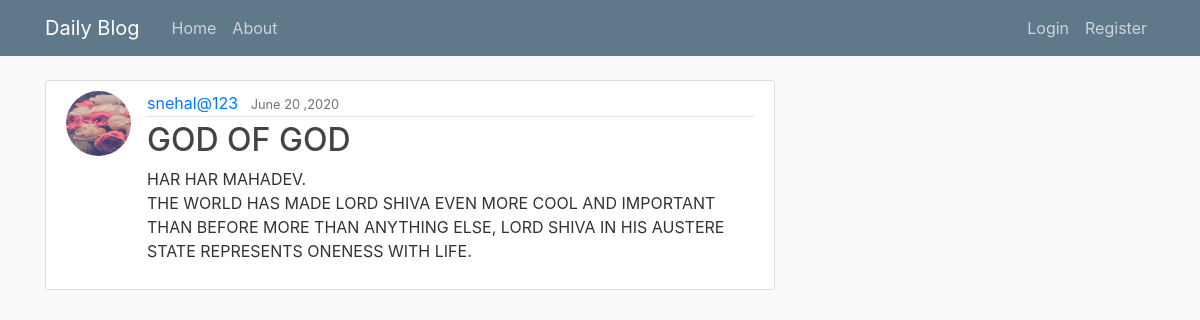
/post/16/, run on the app's committed database.
### blog/models.py (models this page shows, shortened)
class Post(models.Model):
    title=models.CharField(max_length=100)
    content=models.TextField()
    date_posted=models.DateTimeField(default=timezone.now)
    author=models.ForeignKey(User, on_delete=models.CASCADE)

### users/models.py (models this page shows, shortened)
class Profile(models.Model):
    user = models.OneToOneField(User, on_delete=models.CASCADE)
    image = models.ImageField(default="default.jpg", upload_to='profile_pics')

### blog/views.py (the view)
# urls.py: path('post/<int:pk>/', PostDetailView.as_view(), name='post-detail'),
class PostDetailView(DetailView):
    model = Post

### blog/templates/blog/post_detail.html (shortened to what this page needs)
{% extends "blog/base.html" %}
{% block content %}
  <article class="media content-section">
    <img class="rounded-circle article-img" src="{{ object.author.profile.image.url }}">
    <div class="media-body">
      <div class="article-metadata">
        <a class="mr-2" href="{% url 'user-posts' object.author.username %}">{{ object.author }} </a>
        <small class="text-muted" >{{ object.date_posted|date:"F d ,Y" }}</small>
      </div>
        <h2 class="article-title">{{ object.title }}</h2>
        <p class="article-content">{{ object.content }}</p>
     </div>
   </article>
{% endblock content %}

### blog/static/blog/main.css (style rules this page uses)
body { background: #fafafa; color:#333333; margin-top:5rem; }
h1,h2,h3,h4,h5,h6 { color: #444444; }
.content-section { background:#ffffff; padding:10px 20px; border:1px solid #dddddd; border-radius:3px; margin-bottom: 20px; }
.article-title { color: #444444; }
.article-content { white-space: pre-line; }
.article-img { height: 65px; width: 65px; margin-right: 16px; }
.article-metadata { padding-bottom: 1px; margin-bottom: 4px; border-bottom: 1px solid #e3e3e3; }

### data on the page
Post: author.profile.image (picture), author "snehal@123", date_posted "June 20 ,2020", title "GOD OF GOD", content "HAR HAR MAHADEV. THE WORLD HAS MADE LORD SHIVA EVEN MORE COOL AND IMPORTANT THAN BEFORE MORE THAN ANYTHING ELSE, LORD SHIVA IN HIS AUSTERE STATE REPRESENTS ONENESS WITH LIFE."
